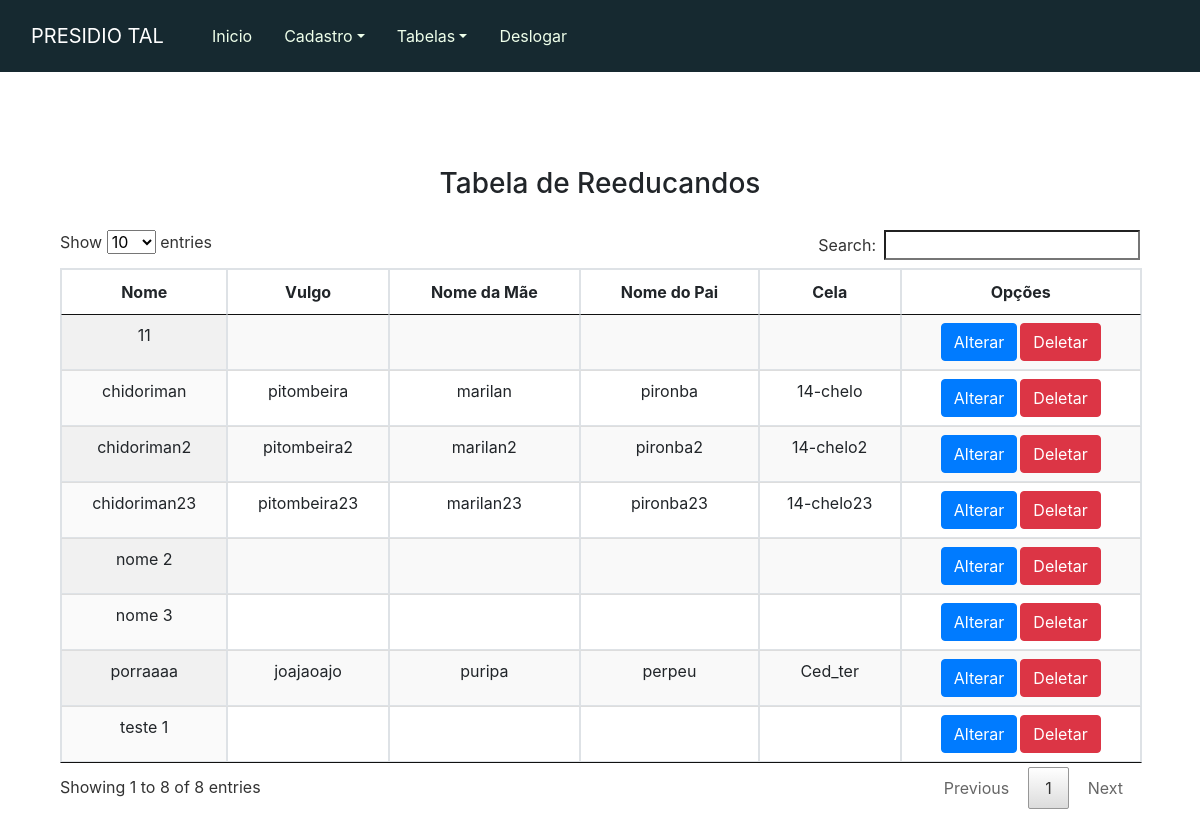
Before: /paginas/tabela_reeducando.php with the older database file.
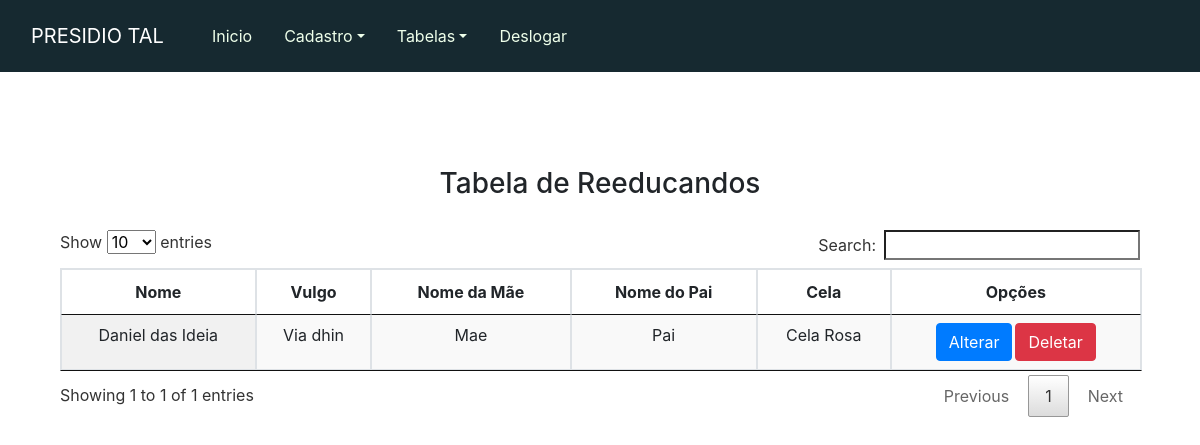
After: the same page with the newer database file.
### tables this page shows
CREATE TABLE IF NOT EXISTS `reeducando` (
  `id` int(11) NOT NULL AUTO_INCREMENT,
  `nome` varchar(60) NOT NULL,
  `vulgo` varchar(60) NOT NULL,
  `nome_mae` varchar(60) NOT NULL,
  `nome_pai` varchar(60) NOT NULL,
  `cela` varchar(255) NOT NULL,
  PRIMARY KEY (`id`)
);

### paginas/funcoes.php (the view, shortened to what this page needs)
<?php
function listaTabelaDetento($con)
{
    $selecao = "SELECT * FROM `reeducando`";
    $resultado = mysqli_query($con, $selecao);
    while ($var = mysqli_fetch_row($resultado)) {
        $id = $var[0];
        $nome = $var[1];
        $vulgo = $var[2];
        $nome_mae = $var[3];
        $nome_pai = $var[4];
        $cela = $var[5];
        echo "<tr>";
        echo "<td>" . $nome . "</td>" . "<td>" . $vulgo . "</td>" . "<td>" . $nome_mae . "</td>" . "<td>" . $nome_pai . "</td>" . "<td>" . $cela . "</td>";
        echo "<td>"."<a href='altera_reeducando.php?id=$id' class='btn btn-primary' style='margin-right:3px'>"."Alterar"."</a>";
        echo        "<a href='remove_.php?id=$id&&tab=reeducando' class='btn btn-danger'>"."Deletar"."</a>"."</td>";
        echo "</tr>";
    }
}

### paginas/cabecalho.php (shortened to what this page needs)
<!DOCTYPE html>
    <html lang="pt-BR">
        <head>
            <link rel="stylesheet" href="../js/jquery.dataTablesEstilo.css">
            <link href = "../css/bootstrap.css" rel="stylesheet" id="bootstrap-css">
            <link href = "../css/front_presidio.css" rel="stylesheet">
        </head>
        <body>
            <?php require_once "navegacao.php"?>
            <div class ="container">
                <div class="principal">

### paginas/navegacao.php (shortened to what this page needs)
<nav class="navbar navbar-expand-lg navbar-dark fixed-top " style="background-color:#162930;">
    <div class="container-fluid">
        <a class="navbar-brand" href="presidio-index.php">PRESIDIO TAL</a>
        <div class="collapse navbar-collapse" id="barra-navegacao">
            <ul class="nav navbar">
                <li class="nav-item">
                <a class="nav-link" href="presidio-index.php" style="">Inicio</a>
                </li>
                <li class="nav-item dropdown">
                    <a class="nav-link dropdown-toggle" data-toggle="dropdown" href="#" role="button" aria-haspopup="true" aria-expanded="false">Cadastro</a>
                </li>
                <li class="nav-item dropdown">
                    <a class="nav-link dropdown-toggle" data-toggle="dropdown" href="#" role="button" aria-haspopup="true" aria-expanded="false">Tabelas</a>
                </li>
                <div style="align-self: right; justify-self: center;">
                   <li class="nav-item" ><a class="nav-link" href="desloga.php";>Deslogar</a></li>
                </div>
            </ul>
        </div>
    </div>
</nav>

### paginas/tabela_reeducando.php
<?php   require_once "cabecalho.php";
require_once "funcoes.php"?>
    <div class="row">
        <div class="offset-md-3 col-md-6 ">
            <div class="page-header">
                <h3 class="text-center" style="margin-bottom:30px">Tabela de Reeducandos</h3>
            </div>
        </div>
    </div>
    <table id="myTable" class="display table table-striped table-bordered" style="width:100%">
        <thead>
        <tr>
            <th>Nome</th>
            <th>Vulgo</th>
            <th>Nome da Mãe</th>
            <th>Nome do Pai</th>
            <th>Cela</th>
            <th>Opções</th>
        </tr>
        </thead>
        <tbody>
        <?php
        listaTabelaDetento($con);
        mysqli_close($con);?>
        </tbody>
    </table>
<?php require_once "rodape.php"?>

### paginas/rodape.php (shortened to what this page needs)
            </div>
        </div>
    </body>
</html>

### css/front_presidio.css (style rules this page uses)
body { padding : 0px; }
.principal { padding:15% 15px; text-align: center; }

Changed rows visible on the page:
removed reeducando: nome "chidoriman", vulgo "pitombeira", nome_pai "marilan", nome_mae "pironba", cela "14-chelo"
removed reeducando: nome "chidoriman2", vulgo "pitombeira2", nome_pai "marilan2", nome_mae "pironba2", cela "14-chelo2"
removed reeducando: nome "chidoriman23", vulgo "pitombeira23", nome_pai "marilan23", nome_mae "pironba23", cela "14-chelo23"
removed reeducando: nome "porraaaa", vulgo "joajaoajo", nome_pai "puripa", nome_mae "perpeu", cela "Ced_ter"
removed reeducando: nome "teste 1"
removed reeducando: nome "nome 2"
removed reeducando: nome "nome 3"
removed reeducando: nome "11"
added reeducando: nome "Daniel das Ideia", vulgo "Via dhin", nome_mae "Mae", nome_pai "Pai", cela "Cela Rosa"
Other visible differences:
text written by a page script: "Show entries Search: Showing 1 to 8 of 8 entries Previous 1 Next" → "Show entries Search: Showing 1 to 1 of 1 entries Previous 1 Next"
